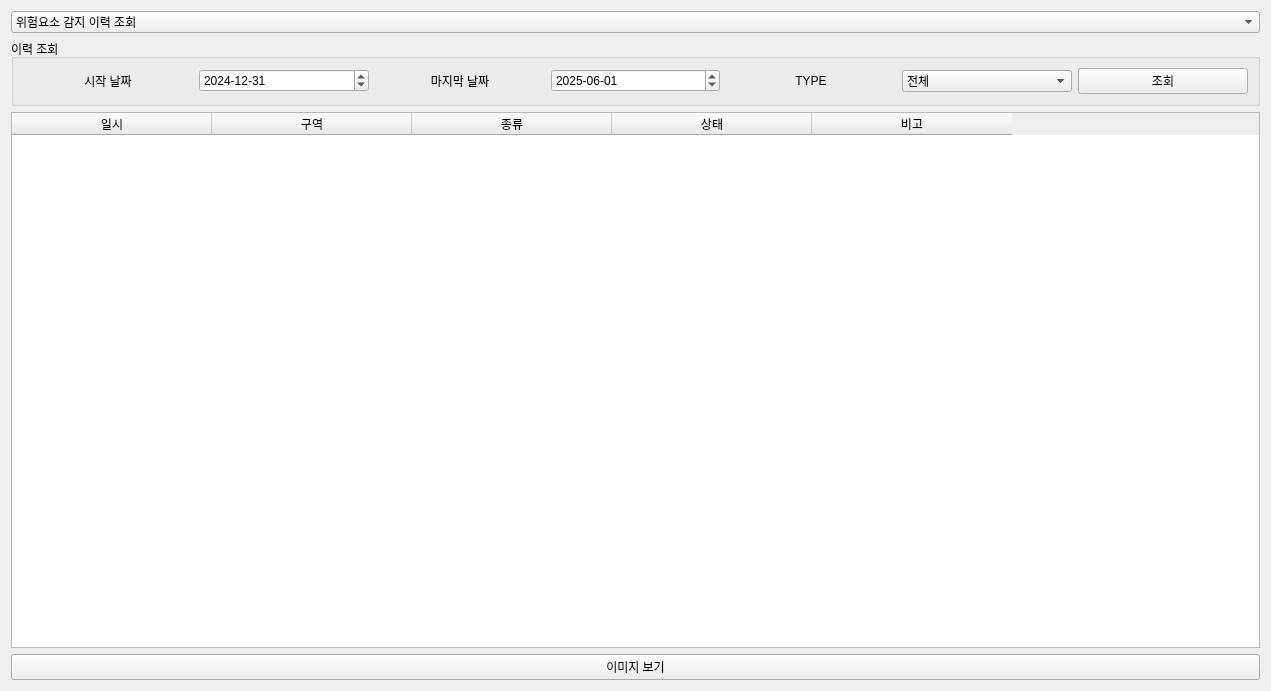
<?xml version="1.0" encoding="UTF-8"?>
<ui version="4.0">
 <class>LogPage</class>
 <widget class="QWidget" name="LogPage">
  <property name="geometry">
   <rect>
    <x>0</x>
    <y>0</y>
    <width>1271</width>
    <height>691</height>
   </rect>
  </property>
  <layout class="QVBoxLayout" name="verticalLayout">
   <property name="sizeConstraint">
    <enum>QLayout::SetDefaultConstraint</enum>
   </property>
   <item>
    <widget class="QComboBox" name="combo_log">
     <item>
      <property name="text">
       <string>위험요소 감지 이력 조회</string>
      </property>
     </item>
     <item>
      <property name="text">
       <string>조류 위험도 등급 변화 이력 조회</string>
      </property>
     </item>
     <item>
      <property name="text">
       <string>조종사 요청 응답 이력 조회</string>
      </property>
     </item>
    </widget>
   </item>
   <item>
    <widget class="QGroupBox" name="group_search">
     <property name="title">
      <string>이력 조회</string>
     </property>
     <layout class="QHBoxLayout" name="searchLayout">
      <item>
       <widget class="QLabel" name="label_start">
        <property name="text">
         <string>시작 날짜</string>
        </property>
        <property name="alignment">
         <set>Qt::AlignCenter</set>
        </property>
       </widget>
      </item>
      <item>
       <widget class="QDateEdit" name="start_date">
        <property name="acceptDrops">
         <bool>true</bool>
        </property>
        <property name="dateTime">
         <datetime>
          <hour>0</hour>
          <minute>0</minute>
          <second>0</second>
          <year>2024</year>
          <month>12</month>
          <day>31</day>
         </datetime>
        </property>
        <property name="displayFormat">
         <string>yyyy-MM-dd</string>
        </property>
       </widget>
      </item>
      <item>
       <widget class="QLabel" name="label_end">
        <property name="text">
         <string>마지막 날짜</string>
        </property>
        <property name="alignment">
         <set>Qt::AlignCenter</set>
        </property>
       </widget>
      </item>
      <item>
       <widget class="QDateEdit" name="end_date">
        <property name="acceptDrops">
         <bool>true</bool>
        </property>
        <property name="dateTime">
         <datetime>
          <hour>0</hour>
          <minute>0</minute>
          <second>0</second>
          <year>2025</year>
          <month>6</month>
          <day>1</day>
         </datetime>
        </property>
        <property name="displayFormat">
         <string>yyyy-MM-dd</string>
        </property>
       </widget>
      </item>
      <item>
       <widget class="QLabel" name="label_type">
        <property name="text">
         <string>TYPE</string>
        </property>
        <property name="alignment">
         <set>Qt::AlignCenter</set>
        </property>
       </widget>
      </item>
      <item>
       <widget class="QComboBox" name="combo_type">
        <item>
         <property name="text">
          <string>전체</string>
         </property>
        </item>
        <item>
         <property name="text">
          <string>조류</string>
         </property>
        </item>
        <item>
         <property name="text">
          <string>기타</string>
         </property>
        </item>
       </widget>
      </item>
      <item>
       <widget class="QPushButton" name="btn_search">
        <property name="text">
         <string>조회</string>
        </property>
       </widget>
      </item>
     </layout>
    </widget>
   </item>
   <item>
    <widget class="QTableWidget" name="table_result">
     <property name="rowCount">
      <number>0</number>
     </property>
     <property name="columnCount">
      <number>5</number>
     </property>
     <attribute name="horizontalHeaderDefaultSectionSize">
      <number>200</number>
     </attribute>
     <column>
      <property name="text">
       <string>일시</string>
      </property>
     </column>
     <column>
      <property name="text">
       <string>구역</string>
      </property>
     </column>
     <column>
      <property name="text">
       <string>종류</string>
      </property>
     </column>
     <column>
      <property name="text">
       <string>상태</string>
      </property>
     </column>
     <column>
      <property name="text">
       <string>비고</string>
      </property>
     </column>
    </widget>
   </item>
   <item>
    <widget class="QPushButton" name="btn_show_img">
     <property name="text">
      <string>이미지 보기</string>
     </property>
    </widget>
   </item>
  </layout>
 </widget>
 <resources/>
 <connections/>
</ui>
